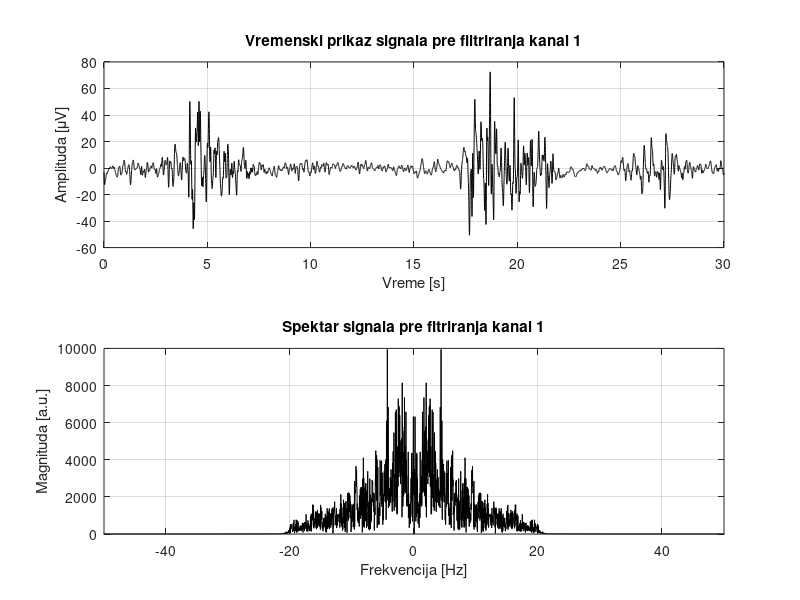
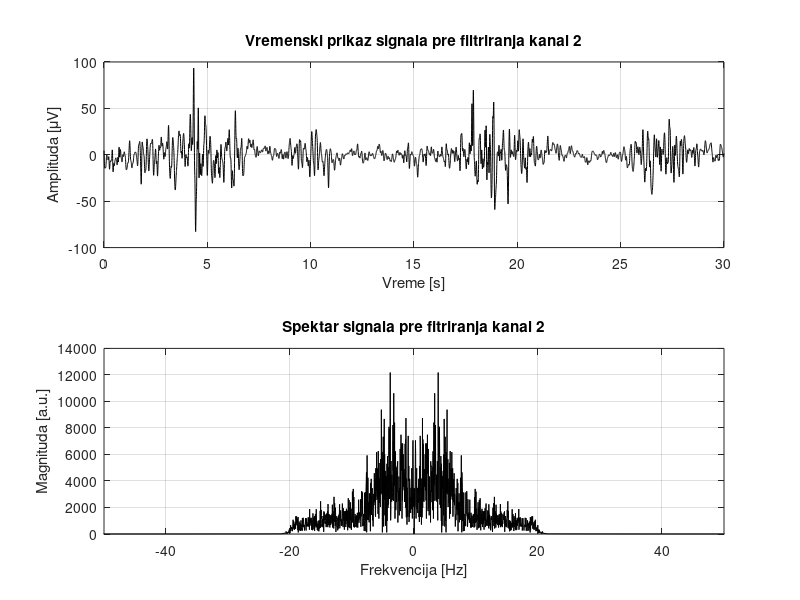
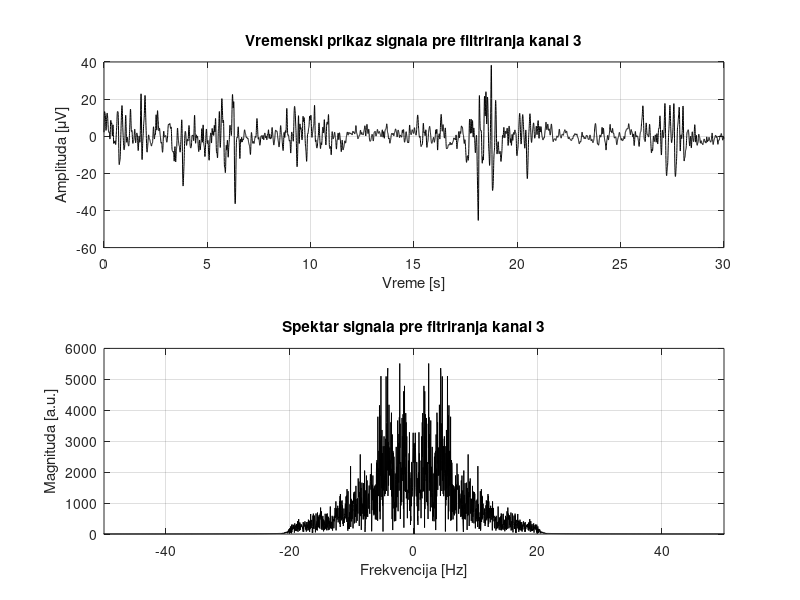
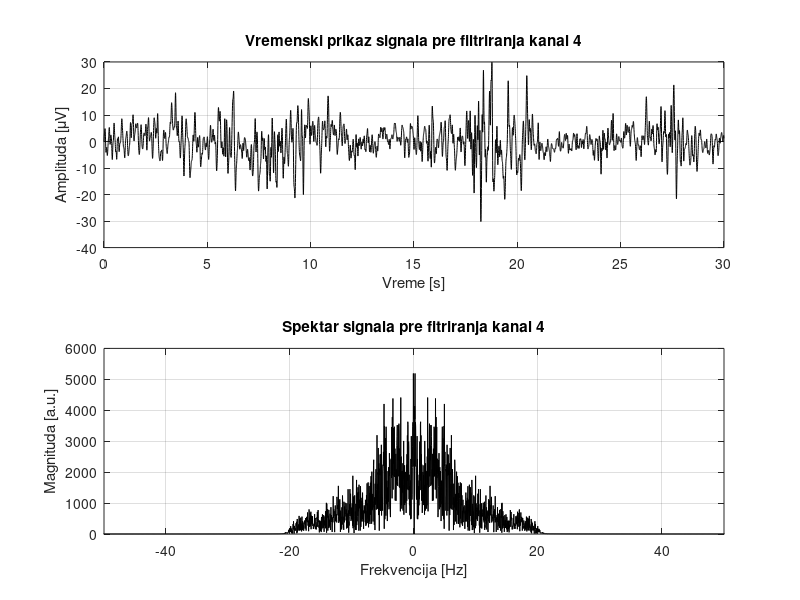

Source code (MATLAB) for these figures, in order: (Note: this script raises an error after producing the figures.)
clear;
close all; 
clc; 

Fs = 256;                          % frekvencija odabiranja EEG signala
T = 30;                            % trajanje signala u sekundama
time = 0:1/Fs:T-1/Fs;     

% ucitavanje EEG signala

EEG = importdata('EEG_clean.mat');
EEG = EEG(:, 1:T*256); 
N = length(EEG);

for i=1:20
    
    eegfreqshift = fftshift(abs(fft(EEG(i,:))));
    f = (Fs/N)*((-N/2+1):(N/2));
    
    figure(i)
      subplot(2,1,1)
        plot(time, EEG(i,:),'Color', [0 0 0]);
          %xlim([0, 10]);
          xlabel('Vreme [s]');
          ylabel('Amplituda [\muV]' ); 
          title(['Vremenski prikaz signala pre filtriranja kanal ', num2str(i)]);
          grid on;
      subplot(2,1,2)
        plot(f, eegfreqshift,'Color', [0 0 0]);
          xlim([-50, 50]);  
          xlabel('Frekvencija [Hz]');
          ylabel('Magnituda [a.u.]');
          title(['Spektar signala pre fitriranja kanal ', num2str(i)]);
          grid on;
end 

% FILTRIRANJE NIJE POTREBNO
% filtriran_eeg = zeros(20,N);
% for i=1:20
%     
%    
%       
%      [b,a] = butter(0.5,1/Fs/2,'high');
%      filtriran_eeg(i,:) = filter(b,a,EEG(i,:));     
%      eegfreqshift_filt = fftshift(abs(fft(filtriran_eeg(i,:))));     
%           
%      figure()
%      
%       subplot(2,1,1)
%         plot(time, filtriran_eeg(i,:),'Color', [0 0 0]);
%           xlim([0, 10]);
%           ylim([-30 30]);
%           xlabel('Vreme [s]');
%           ylabel('Amplituda [\muV]' ); 
%           title(['Vremenski prikaz signala posle filtriranja kanal ', num2str(i)]);
%           grid on;
%       subplot(2,1,2)
%         plot(f, eegfreqshift_filt,'Color', [0 0 0]);
%           xlim([-50, 50]);  
%           xlabel('Frekvencija [Hz]');
%           ylabel('Magnituda [a.u.]');
%           title(['Spektar signala posle fitriranja kanal ' , num2str(i)]);
%           grid on;
%      
% end 
%%

for i = 1:20
    
    
    window = 512;
    noverlap= 512/2;
    % 
    [S,F,T,P]=spectrogram(EEG(i,:),window,noverlap,[],Fs);
    normalized_spectrogram = 10*log10(abs(S) / max(abs(S(:))));
    figure(40+i)
    subplot(2,1,1)
    colormap bone
    imagesc(T,F,normalized_spectrogram); 
    axis xy
    ylim([0 25]); 
    colorbar('vert')
    xlabel('Vreme[s]'); ylabel('Frekvencija[Hz]');
    title(['Spektrogram za sirinu prozora 512 kanal ', num2str(i)])
    
    window = 1024;
    noverlap= 1024/2;
    [S,F,T,P]=spectrogram(EEG(i,:),window,noverlap,[],Fs, 'yaxis');
    normalized_spectrogram = 10*log10(abs(S) / max(abs(S(:))));
    subplot(2,1,2)
    colormap bone
    imagesc(T,F,normalized_spectrogram);
    axis xy
    ylim([0 25]); 
    colorbar('vert')
    xlabel('Vreme[s]'); ylabel('Frekvencija[Hz]');
    title(['Spektrogram za sirinu prozora 1024 kanal ' , num2str(i)])
    
    figure(60+i)
    [cfs,f] = cwt(EEG(i,:),Fs,'FrequencyLimits',[0 30]);
   
   
     normalized_cwt = abs(cfs) / max(abs(cfs(:)));
    colormap bone
    surface(time,f,10*log10(normalized_cwt));
    shading flat
    
    colorbar('vert')
    xlabel('Vreme[s]'); ylabel('Frekvencija[Hz]');
    %set(gca,"yscale","log")
    title(['Skalogram za kanal ' ,num2str(i)])
    
end
%%
bpm = 90;
duration = 30;
fs = 256;
amp = 100; 

s = ECGwaveGen(bpm,duration,fs,amp)./10;

figure(81)

    subplot(2,1,1)
    plot(time, s,'Color', [0 0 0])
    xlim([0, 10]);
    ylim([-10 60]);
    xlabel('Vreme [s]');
    ylabel('Amplituda [\muV]' ); 
    title(['Vremenski prikaz suma EKG-a ']);
    grid on;
    
    subplot(2,1,2)
    ecgfreqshift = fftshift(abs(fft(s)));
    f = (Fs/N)*((-N/2+1):(N/2));
    plot(f, ecgfreqshift,'Color', [0 0 0]);
          xlabel('Frekvencija [Hz]');
          ylabel('Magnituda [a.u.]');
          title(['Spektar signala EKG-a suma']);
          grid on;
          xlim([-50,50])

eeg_example = EEG(1,:) + s;

window = 512;
noverlap= 512/2;
%
[S,F,T,P]=spectrogram(eeg_example,window,noverlap,[],Fs);
normalized_spectrogram = 10*log10(abs(S) / max(abs(S(:))));
figure(83)
subplot(2,1,1)
colormap bone
imagesc(T,F,normalized_spectrogram); 
ylim([0 25]); 
colorbar('vert')
xlabel('Vreme[s]'); ylabel('Frekvencija[Hz]');
title(['Spektrogram za sirinu prozora 512 zasumljeni kanal 1'])

window = 1024;
noverlap= 1024/2;
[S,F,T,P]=spectrogram(eeg_example,window,noverlap,[],Fs);
normalized_spectrogram = 10*log10(abs(S) / max(abs(S(:))));
subplot(2,1,2)
colormap bone
imagesc(T,F,normalized_spectrogram);
ylim([0 25]); 
colorbar('vert')
axis xy
xlabel('Vreme[s]'); ylabel('Frekvencija[Hz]');
title(['Spektrogram za sirinu prozora 1024 zasumljeni kanal 1'])

figure(84)
[cfs,f] = cwt(eeg_example,Fs,'FrequencyLimits',[0 30]);
normalized_cwt = abs(cfs) / max(abs(cfs(:)));

colormap bone
surface(time,f,(10*log10(normalized_cwt)));
shading flat

colorbar('vert')
xlabel('Vreme[s]'); ylabel('Frekvencija[Hz]');
%set(gca,"yscale","log")
title(['Skalogram za zasumljeni kanal 1' ])



% 
%     [cfs,f] = cwt(filtriran_eeg(i,:),Fs);
%     colormap bone
%     imagesc(time,f,10*log10(abs(cfs))); 
%     ylim([0 25]); 
%     colorbar('vert')
%     xlabel('Vreme[s]'); ylabel('Frekvencija[Hz]');